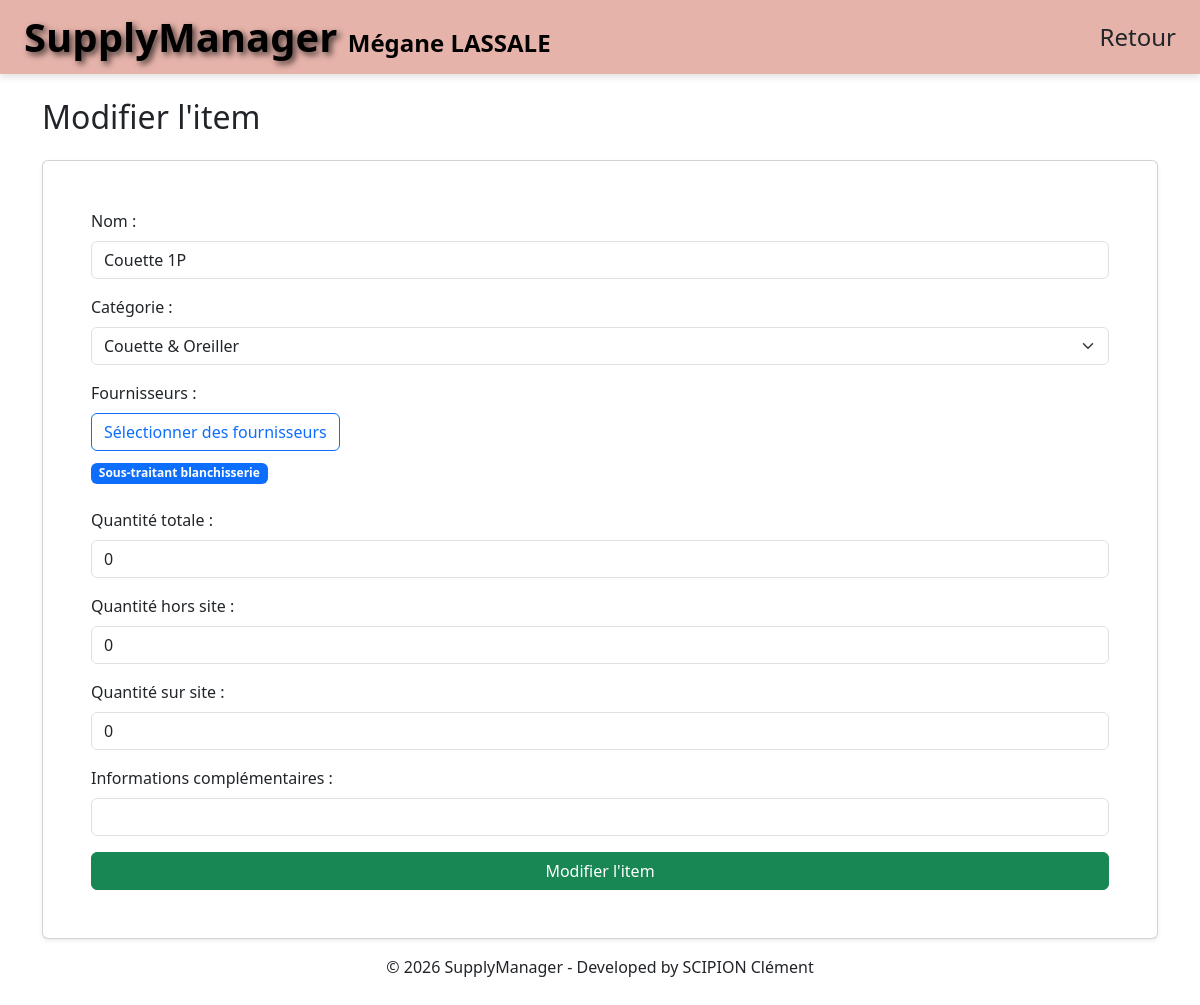
Page /change-item/1/ (signed in) on the earlier database version.
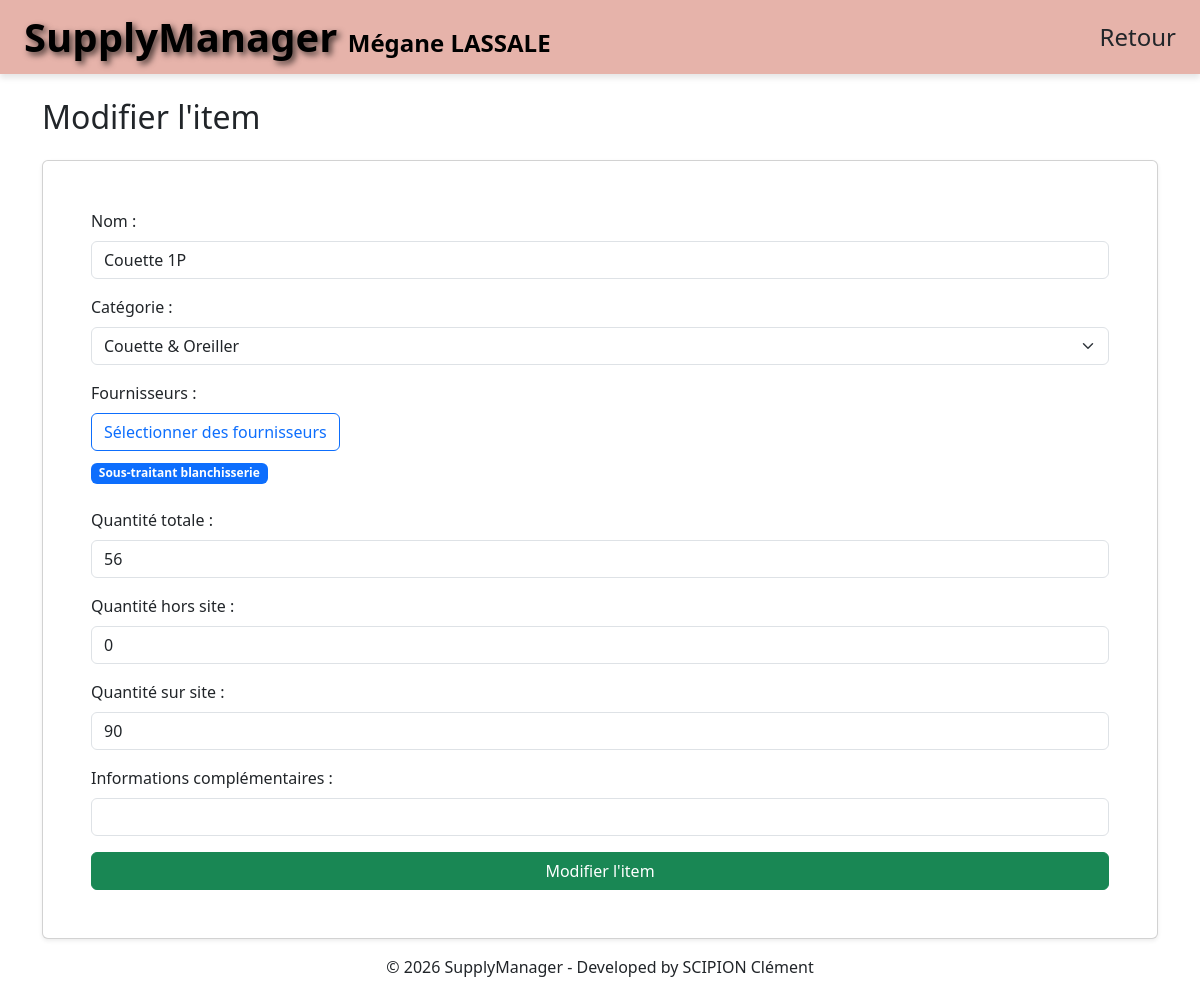
Same page on the later database version.
### supply/models.py (models this page shows, shortened)
class Item(models.Model):
    name = models.CharField(max_length=255)
    category = models.ForeignKey(
        ItemsCategory,
        on_delete=models.CASCADE,
        related_name='items'
    )
    suppliers = models.ManyToManyField(
        'supplier.Supplier',
        related_name='items',
        blank=True
    )
    total_quantity = models.PositiveIntegerField(default=0)
    outside_quantity = models.PositiveIntegerField(default=0)
    available_quantity = models.PositiveIntegerField(default=0)
    excess_quantity = models.PositiveIntegerField(
        default=0,
        help_text="Quantité excédentaire"
    )
    information = models.CharField(max_length=255, blank=True, null=True)
    created_by = models.ForeignKey(
        'authentication.User',
        on_delete=models.SET_NULL,
        null=True
    )
    is_available = models.BooleanField(default=True)
    created_at = models.DateTimeField(auto_now_add=True)
    updated_at = models.DateTimeField(auto_now=True)
    stock_entry_date = models.DateField(blank=True, null=True)
    last_inventory_quantity = models.PositiveIntegerField(
        default=0,
        help_text="Quantité lors du dernier inventaire"
    )
    last_inventory_date = models.DateTimeField(
        null=True,
        blank=True,
        help_text="Date du dernier inventaire"
    )
    class Meta:
        verbose_name = "Article"
        verbose_name_plural = "Articles"
        ordering = ['name']
        indexes = [
            models.Index(fields=['available_quantity'],
                         name='item_avail_qty_idx'),
            models.Index(fields=['outside_quantity'], name='item_out_qty_idx'),
            models.Index(fields=['excess_quantity'],
                         name='item_excess_qty_idx'),
            models.Index(fields=['is_available'], name='item_is_avail_idx'),
            models.Index(fields=['category', 'name'],
                         name='item_cat_name_idx'),
            models.Index(fields=['-created_at'], name='item_created_idx'),
        ]

### supply/views.py (the view)
@role_required(['ADMIN', 'DIRECTOR'])
def change_item(request, item_id):
    item = get_object_or_404(Item, id=item_id)
    if request.method == 'POST':
        form = ChangeItemForm(request.POST, instance=item)
        if form.is_valid():
            change_item = form.save(commit=False)
            change_item.available_quantity = (
                change_item.total_quantity - change_item.outside_quantity
            )
            change_item.save()
            selected_suppliers = request.POST.getlist('suppliers')
            change_item.suppliers.set(selected_suppliers)
            return redirect(f"{reverse('supplies_management')}#items")
    else:
        form = ChangeItemForm(instance=item)
    all_suppliers = Supplier.objects.all().order_by('name')
    selected_supplier_ids = list(item.suppliers.values_list('id', flat=True))
    return render(request, 'change_item.html', {
        'form': form,
        'item': item,
        'all_suppliers': all_suppliers,
        'selected_supplier_ids': selected_supplier_ids
    })

### supply/forms.py (shortened to what this page needs)
class BaseItemForm(forms.ModelForm):
    class Meta:
        model = Item
        fields = [
            'name', 'category', 'total_quantity',
            'outside_quantity', 'available_quantity', 'information'
        ]
        labels = {
            'name': 'Nom',
            'category': 'Catégorie',
            'total_quantity': 'Quantité totale',
            'outside_quantity': 'Quantité hors site',
            'available_quantity': 'Quantité sur site',
            'information': 'Informations complémentaires',
        }
        widgets = {
            'name': forms.TextInput(attrs={'class': 'form-control'}),
            'category': forms.Select(attrs={'class': 'form-select'}),
            'total_quantity': forms.NumberInput(
                attrs={'class': 'form-control', 'min': 0}
            ),
            'outside_quantity': forms.NumberInput(
                attrs={'class': 'form-control', 'min': 0}
            ),
            'available_quantity': forms.NumberInput(
                attrs={'class': 'form-control', 'readonly': 'readonly'}
            ),
            'information': forms.TextInput(
                attrs={'class': 'form-control'}
            ),
        }

### supply/templates/change_item.html
{% extends "base_sensible_form.html" %}
{% load static %}
{% load crispy_forms_tags %}
{% block content %}
{% include "partials/change_item_snippet.html" %}
{% endblock %}

### supply/templates/partials/change_item_snippet.html (shortened to what this page needs)
{% load static %}
<div class="container mt-4">
    <h2 class="mb-4">Modifier l'item</h2>
    <div class="card shadow-sm">
        <div class="card-body p-5">
            <form method="post">
                <div class="mb-3">
                    <label for="{{ form.name.id_for_label }}" class="form-label">{{ form.name.label }} :</label>
                    {{ form.name }}
                </div>
                <div class="mb-3">
                    <label for="{{ form.category.id_for_label }}" class="form-label">{{ form.category.label }} :</label>
                    {{ form.category }}
                </div>
                <div class="mb-3">
                    <label class="form-label">Fournisseurs :</label>
                    <div class="d-flex align-items-center gap-2">
                        <button type="button" class="btn btn-outline-primary" data-bs-toggle="modal" data-bs-target="#supplierSelectionModal">
                             Sélectionner des fournisseurs
                        </button>
                    </div>
                    <div id="selectedSuppliersDisplay" class="mt-2">
                    </div>
                </div>
                <div class="mb-3">
                    <label for="{{ form.total_quantity.id_for_label }}" class="form-label">{{ form.total_quantity.label }} :</label>
                    {{ form.total_quantity }}
                </div>
                <div class="mb-3">
                    <label for="{{ form.outside_quantity.id_for_label }}" class="form-label">{{ form.outside_quantity.label }} :</label>
                    {{ form.outside_quantity }}
                </div>
                <div class="mb-3">
                    <label for="{{ form.available_quantity.id_for_label }}" class="form-label">{{ form.available_quantity.label }} :</label>
                    {{ form.available_quantity }}
                </div>
                <div class="mb-3">
                    <label for="{{ form.information.id_for_label }}" class="form-label">{{ form.information.label }} :</label>
                    {{ form.information }}
                </div>
                <div class="d-grid gap-2">
                    <button type="submit" class="btn btn-success">Modifier l'item</button>
                </div>
            </form>
        </div>
    </div>
</div>

Differences in the rows shown:
changed Item "Couette 1P": total_quantity "0" → "56"; available_quantity "0" → "90"
